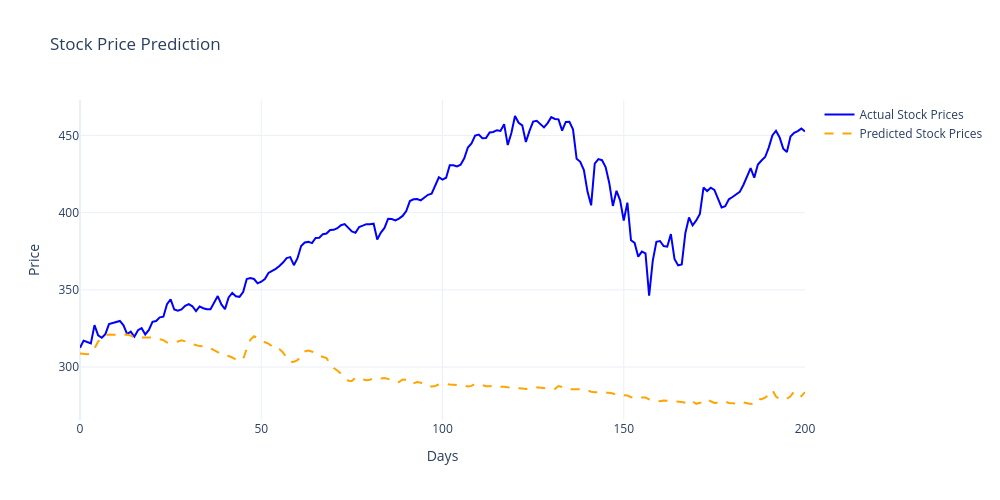

Notebook cell for this chart:
### Code cell
import plotly.graph_objects as go

# Ensure data is 1D arrays for Plotly
# If y_test or y_pred are 2D (e.g., shape (n_samples, 1)), flatten them
actual_prices = test_dataset.y.reshape(-1) * (test_df.loc[:, 'close']).std() + (test_df.loc[:, 'close']).mean()
predicted_prices = y_pred.reshape(-1) * (test_df.loc[:, 'close']).std() + (test_df.loc[:, 'close']).mean()

# Create the x-axis (Days). 
# Assuming len(actual_prices) represents the number of days.
days = np.arange(len(actual_prices))

# Create the figure
fig = go.Figure()

# Add Actual Prices trace
fig.add_trace(go.Scatter(
    x=days,
    y=actual_prices,
    mode='lines',
    name='Actual Stock Prices',
    line=dict(color='blue', width=2)
))

# Add Predicted Prices trace
fig.add_trace(go.Scatter(
    x=days,
    y=predicted_prices,
    mode='lines',
    name='Predicted Stock Prices',
    line=dict(color='orange', width=2, dash='dash')
))

# Update layout
fig.update_layout(
    title='Stock Price Prediction',
    xaxis_title='Days',
    yaxis_title='Price',
    hovermode='x unified',
    template='plotly_white',
    width=1000,  # Adjust width to match your matplotlib figsize preference
    height=500
)

# Show the chart
fig.show()

### Figure 1 — Plotly figure (JSON) as saved in the notebook; plotly's stock layout.template omitted (floating-point values rounded to 4 significant figures; data arrays with more than 128 entries replaced by an {"elided": "..."} marker saying what was removed)
{"data": [{"line": {"color": "blue", "width": 2}, "mode": "lines", "name": "Actual Stock Prices", "type": "scatter", "x": {"elided": "201 int values"}, "y": {"elided": "201 float values"}}, {"line": {"color": "orange", "dash": "dash", "width": 2}, "mode": "lines", "name": "Predicted Stock Prices", "type": "scatter", "x": {"elided": "201 int values"}, "y": {"elided": "201 float values"}}], "layout": {"height": 500, "hovermode": "x unified", "title": {"text": "Stock Price Prediction"}, "width": 1000, "xaxis": {"title": {"text": "Days"}}, "yaxis": {"title": {"text": "Price"}}}}
